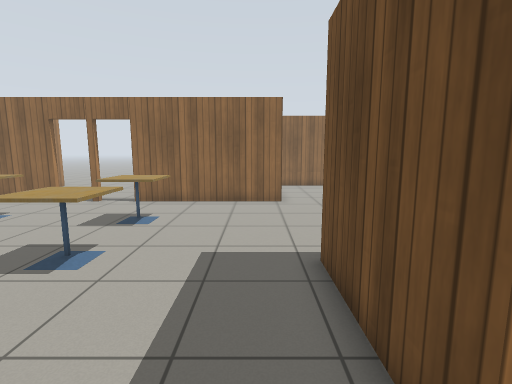
view 1 (above)

16 first-person views from a walk through a world built for the Gazebo simulator. The camera is 1.2 m above the floor, tilts 8° down and sees 85° across. The floor is counted in squares, 0.5 m on a side. Each view is taken from the middle of a square. On the plan, view 1 faces up. The plan holds only what a view shows up to about 18 squares ahead; the rest is blank. The place goes on beyond the plan. Gazebo's built-in surfaces are drawn with simple patterns.

view 2
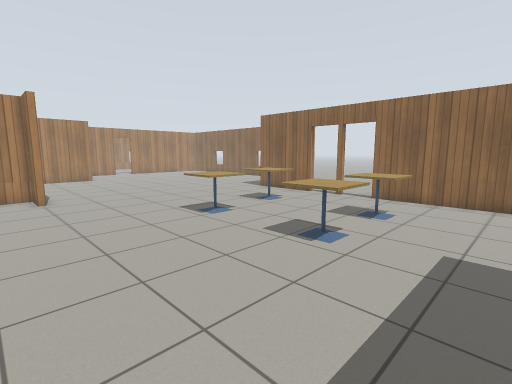

view 3
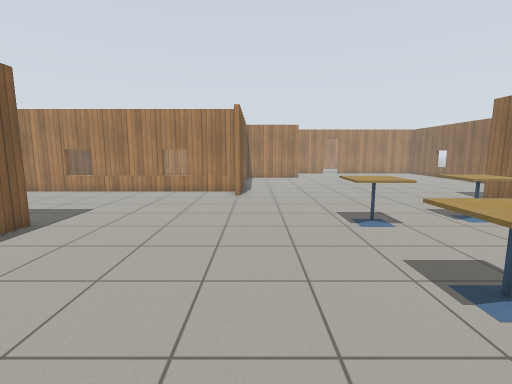

view 4
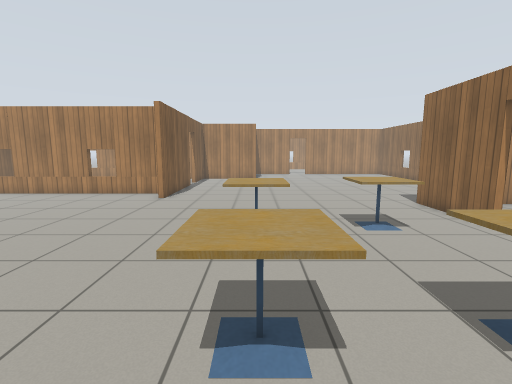

view 5
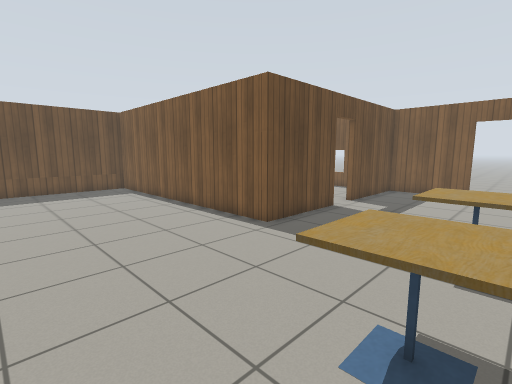

view 6
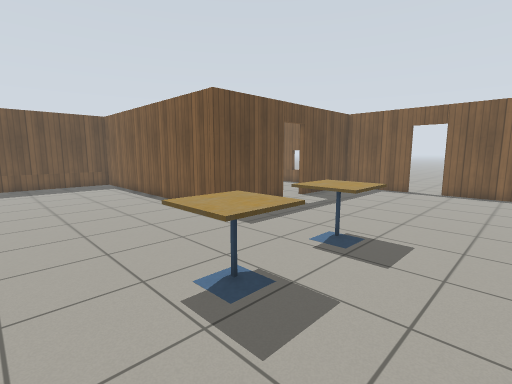

view 7
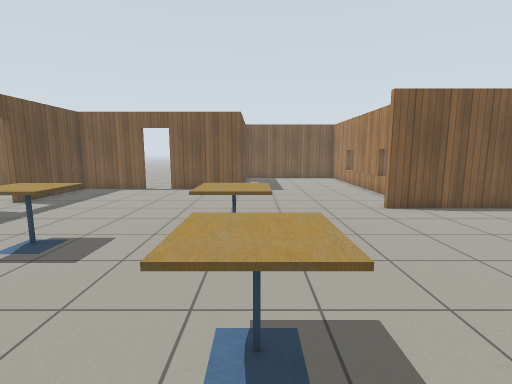

view 8
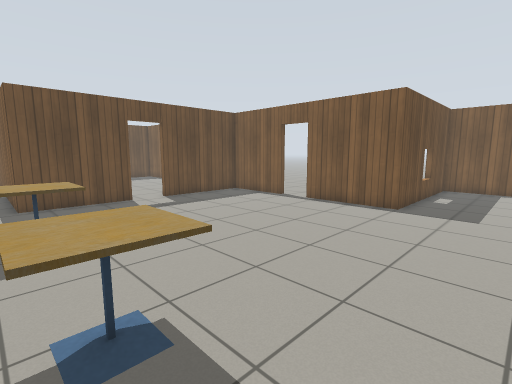

view 9
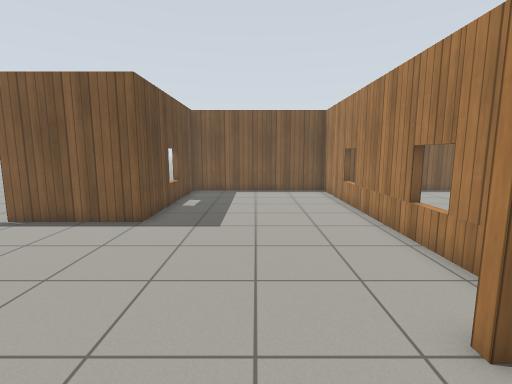

view 10
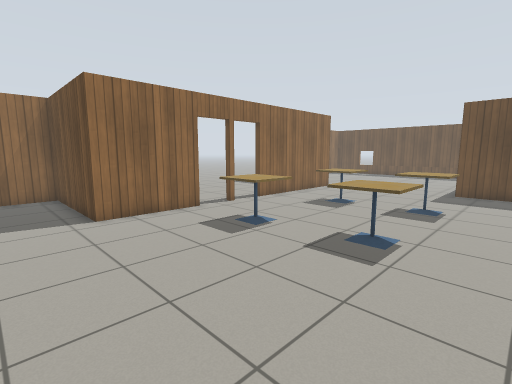

view 11
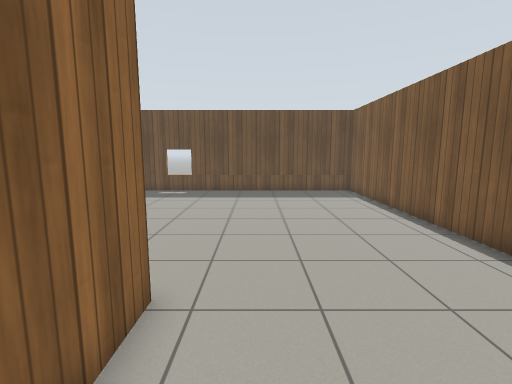

view 12
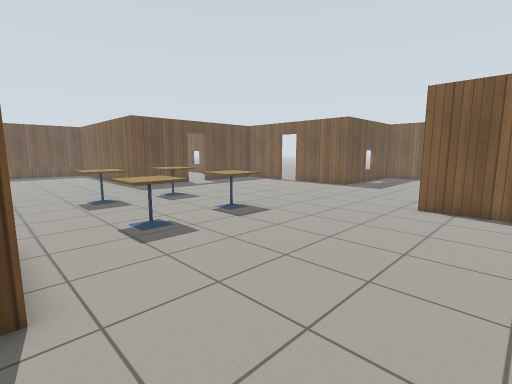

view 13
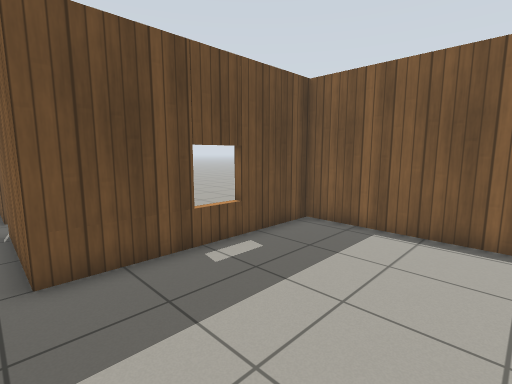

view 14
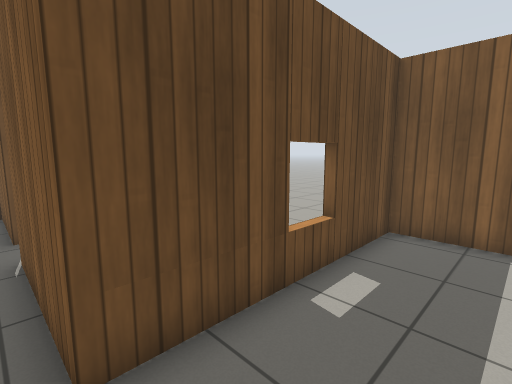

view 15
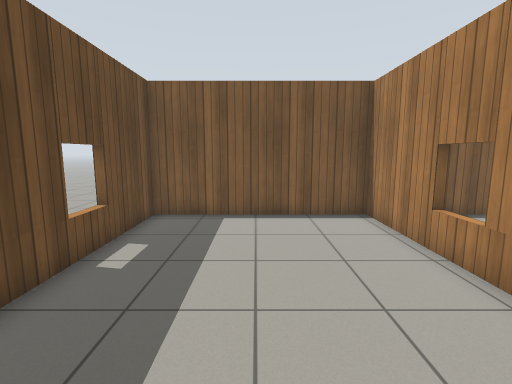

view 16
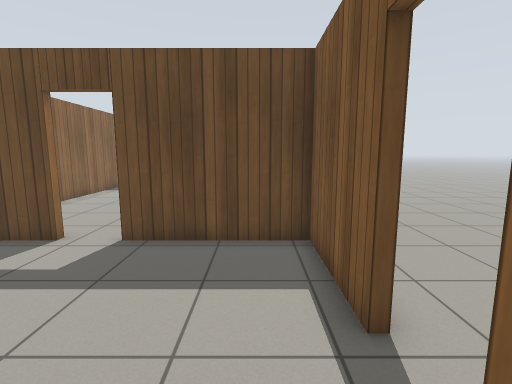

### Floor plan
Points are (right, up) in squares from view 1. A wall is a line through its corners. A room is listed if a view was taken in it or the views show most of it. See-through windows are left out.
Room 1 (views 1, 2, 3, 4, 5, 6, 7, 8, 9, 10, 11, 12, 13, 14, 15, 16)
walls: (1.4, 1.4) (1.4, 6) (14.7, 6) (14.7, 14.5); (-2.6, -5.5) (1.4, -5.5) (1.4, -0.3); (-15.6, 0.8) (-17.3, 0.8) (-17.3, -13.7) (-9, -13.7) (-9, -5.5) (-4.2, -5.5); (-9.9, 13.7) (-14.2, 13.7) (-14.2, 14.5); (1.4, 13.7) (-6.1, 13.7); (-19.5, 1.1) (-15.6, 1.1)
ways out: open door at (-8, 14); open door at (-3.5, -6); open door at (1, 0.5)
objects: cafe table (-11, 9) to (-9, 11); cafe table (-10, 5) to (-9, 7); cafe table (-5, 5) to (-3, 7); cafe table (-5, 9) to (-3, 11)

Where each view was taken, in squares from view 1:
view 1: 0 up, 0 right, facing up
view 2: 1 down, 0 right, facing up-left
view 3: 2 up, 0 right, facing left
view 4: 6 up, 1 left, facing left
view 5: 13 up, 5 left, facing down-right
view 6: 13 up, 8 left, facing down-right
view 7: 13 up, 10 left, facing down
view 8: 7 up, 13 left, facing down-right
view 9: 4 up, 13 left, facing down
view 10: 3 up, 17 left, facing up-right
view 11: 12 up, 3 left, facing right
view 12: 14 up, 19 left, facing down-right
view 13: 5 down, 15 left, facing down-right
view 14: 5 down, 12 left, facing down-right
view 15: 3 down, 13 left, facing down
view 16: 4 down, 6 left, facing right
